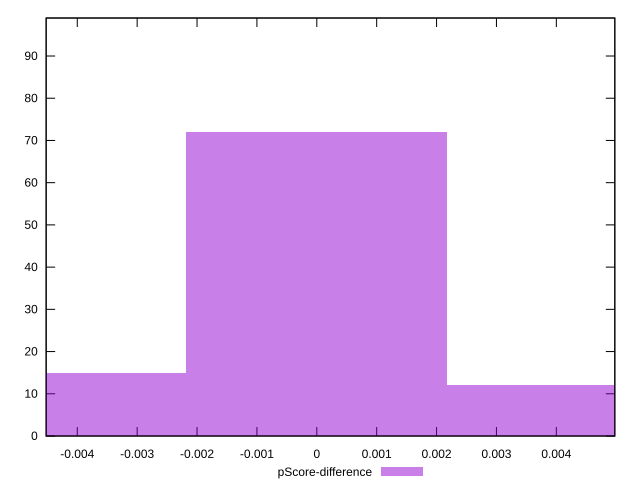

Here is the gnuplot script that generated this plot:
reset

$pScoreDifference <<EOF
0 72
0.004354761565863928 12
-0.004354761565863928 15
EOF

set key outside below
set boxwidth 0.004354761565863928
set xrange [-0.004519870441915541:0.004976820553528771]
set yrange [0:99]
set trange [0:99]
set style fill transparent solid 0.5 noborder
set terminal svg size 640, 490 enhanced background rgb 'white'
set output "reports/report_00027_2021-02-24T12-40-31.850Z/estimated-input-latency/samples/card/pScore-difference/histogram.svg"

plot $pScoreDifference title "pScore-difference" with boxes

reset
